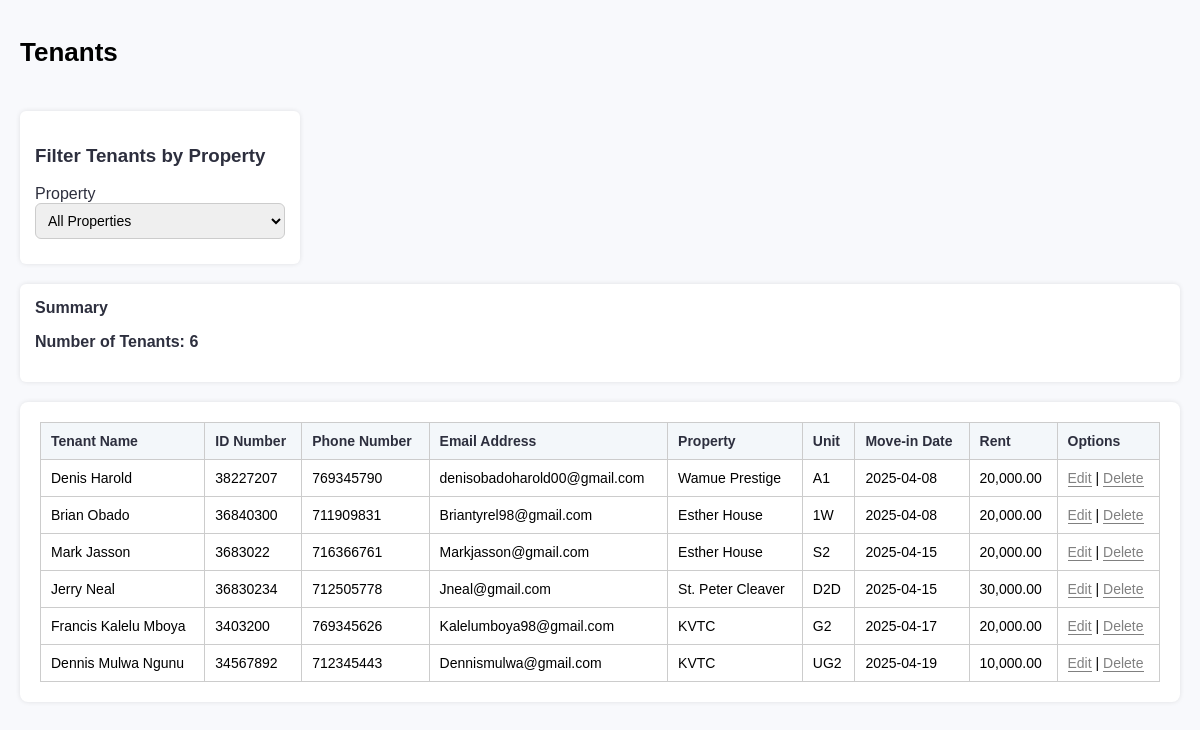
/Admin/Tenants.php (signed in), run on the app's committed database.
### tables this page shows
CREATE TABLE `users` (
  `id` int(11) NOT NULL,
  `name` varchar(255) DEFAULT NULL,
  `id_number` varchar(20) DEFAULT NULL,
  `phone` varchar(20) DEFAULT NULL,
  `email` varchar(255) DEFAULT NULL,
  `password` varchar(255) DEFAULT NULL,
  `unit` varchar(100) DEFAULT NULL,
  `property` varchar(100) DEFAULT NULL,
  `move_in_date` date DEFAULT NULL,
  `rent_amount` decimal(10,2) DEFAULT NULL,
  `security_deposit` decimal(10,2) DEFAULT NULL
);

### Admin/Tenants.php (the view, shortened to what this page needs)
<?php
$conn = new mysqli("localhost", "root", "", "demo1");
$filter = $_GET['filter'] ?? 'All';
if ($filter !== 'All') {
    $tenantQuery = "SELECT * FROM users WHERE property = ? AND id != 1 AND id NOT IN (SELECT id FROM caretaker)";
    $stmt = $conn->prepare($tenantQuery);
    $stmt->bind_param("s", $filter);
    $stmt->execute();
    $tenants = $stmt->get_result();
} else {
    $tenantQuery = "SELECT * FROM users WHERE id != 1 AND id NOT IN (SELECT id FROM caretaker)";
    $tenants = $conn->query($tenantQuery);
}
$totalUnits = $conn->query("SELECT COUNT(*) as count FROM users WHERE id NOT IN (SELECT id FROM caretaker)")->fetch_assoc()['count'];
?>
<!DOCTYPE html>
<html lang="en">
<head>
    <link rel="stylesheet" href="styles.css">
</head>
<body>
<div class="container">
    <header>
        <h1>Tenants</h1>
    </header>
<div class="filters">
    <h3>Filter Tenants by Property</h3>
    <form method="get">
        <label for="property">Property</label>
        <select name="filter" onchange="this.form.submit()">
            <option value="All">All Properties</option>
        </select>
    </form>
</div>
    <div class="summary">
        <h2>Summary</h2>
        <p>Number of Tenants: <?= $totalUnits ?></p>
    </div>
    <div class="table-container">
        <table border="1" cellpadding="5" cellspacing="0" width="100%">
            <thead>
                <tr>
                    <th>Tenant Name</th>
                    <th>ID Number</th>
                    <th>Phone Number</th>
                    <th>Email Address</th>
                    <th>Property</th>
                    <th>Unit</th>
                    <th>Move-in Date</th>
                    <th>Rent</th>
                    <th>Options</th>
                </tr>
            </thead>
            <tbody>
                <?php if ($tenants->num_rows > 0): ?>
                    <?php while($row = $tenants->fetch_assoc()):
                        $moveIn = new DateTime($row['move_in_date']);
                        $now = new DateTime();
                        $interval = $moveIn->diff($now);
                        $duration = ($interval->y > 0 ? $interval->y . ' year(s) ' : '') .
                                    ($interval->m > 0 ? $interval->m . ' month(s) ' : '') .
                                    $interval->d . ' day(s)';
                        $tenantId = $row['id'];
                        $securityDeposit = $row['security_deposit'] ?? 0;
                        $rentAmount = $row['rent_amount'] ?? 0;
                        $moveInDate = $row['move_in_date'] ?? null;
                        $property = $row['property'] ?? '';
                        $billingStmt = $conn->prepare("SELECT wifi, water, electricity FROM billing WHERE property = ?");
                        $billingStmt->bind_param("s", $property);
                        $billingStmt->execute();
                        $billingStmt->bind_result($wifiAmount, $waterAmount, $electricityAmount);
                        $wifiAmount = floatval($wifiAmount ?? 0);
                        $waterAmount = floatval($waterAmount ?? 0);
                        $electricityAmount = floatval($electricityAmount ?? 0);
                        $monthlyCharge = $rentAmount + $wifiAmount + $waterAmount + $electricityAmount;
                        $moveIn = $moveInDate ? new DateTime($moveInDate) : null;
                        $now = new DateTime();
                        $months = $moveIn ? (($now->format('Y') - $moveIn->format('Y')) * 12 + ($now->format('n') - $moveIn->format('n')) + 1) : 0;
                        $required = $months * $monthlyCharge;
                        if ($months >= 1) {
                            $required += $rentAmount;
                        }
                        $transactionStmt = $conn->prepare("SELECT SUM(amount) FROM transactions WHERE tenant_id = ?");
                        $transactionStmt->bind_param("i", $tenantId);
                        $transactionStmt->execute();
                        $transactionStmt->bind_result($totalPaid);
                        $totalPaid = floatval($totalPaid ?? 0);
                        $overpayment = $totalPaid - $required;
                        $amountDue = max(0, $required - $totalPaid);
                    ?>
                        <tr>
                            <td>
                                <button
                                    class="tenant-name-btn"
                                    onclick='showTenantInfo(<?= json_encode([
                                        "name" => $row["name"],
                                        "id_number" => $row["id_number"],
                                        "phone" => $row["phone"],
                                        "email" => $row["email"],
                                        "property" => $row["property"],
                                        "unit" => $row["unit"],
                                        "move_in_date" => $row["move_in_date"],
                                        "duration" => $duration,
                                        "monthly_charge" => $monthlyCharge,
                                        "total_required" => $required,
                                        "total_paid" => $totalPaid,
                                        "overpayment" => $overpayment,
                                        "amount_due" => $amountDue,
                                        "security_deposit" => $securityDeposit,
                                    ]) ?>)'
                                    title="Show Detailed Tenant Information"
                                ><?= htmlspecialchars($row['name']) ?></button>
                            </td>
                            <td><?= htmlspecialchars($row['id_number']) ?></td>
                            <td><?= htmlspecialchars($row['phone']) ?></td>
                            <td><?= htmlspecialchars($row['email']) ?></td>
                            <td><?= htmlspecialchars($row['property']) ?></td>
                            <td><?= htmlspecialchars($row['unit']) ?></td>
                            <td><?= htmlspecialchars($row['move_in_date']) ?></td>
                            <td><?= number_format($row['rent_amount'], 2) ?></td>
                            <td>
                                <span class="action-link" onclick="openEditModal(<?= htmlspecialchars(json_encode($row)) ?>)">Edit</span>
                                |
                                <span class="action-link" onclick="deleteTenant(<?= $row['id'] ?>)">Delete</span>
                            </td>
                        </tr>
                    <?php endwhile; ?>
                <?php else: ?>
                    <tr>
                        <td colspan="9">No tenants found.</td>
                    </tr>
                <?php endif; ?>
            </tbody>
        </table>
    </div>
</div>
</body>
</html>

### Admin/styles.css (style rules this page uses)
body { font-family: "Inter", sans-serif; background-color: #f8f9fc; margin: 0; padding: 0; display: flex; }
.filters { background: white; padding: 15px; border-radius: 6px; box-shadow: 0px 0px 5px rgba(0, 0, 0, 0.1); width: 250px; margin-right: 20px; color: #2d2f3e; margin-bottom: 25px; }
.filters select, .filters input { width: 100%; padding: 8px; margin-bottom: 10px; border: 1px solid #ccc; border-radius: 6px; font-size: 14px; }
.container { flex: 1; padding: 20px; }
header { display: flex; align-items: center; justify-content: space-between; padding-bottom: 5px; font-size: 13px; font-weight: 400; }
.summary { background: white; padding: 15px; border-radius: 6px; display: flex; flex-direction: column; align-items: flex-start; font-size: 16px; font-weight: 600; color: #2d2f3e; margin-bottom: 20px; box-shadow: 0px 0px 5px rgba(0, 0, 0, 0.1); margin-top: 25px; }
.summary h2 { margin: 0; font-size: 16px; font-weight: 600; }
.table-container { background: white; padding: 20px; border-radius: 8px; box-shadow: 0px 0px 5px rgba(0, 0, 0, 0.1); }
table { width: 100%; border-collapse: collapse; font-size: 14px; }
th, td { border-bottom: 1px solid #ddd; padding: 12px; text-align: left; }
th { background: #f3f7fa; font-weight: 600; color: #2d2f3e; }
body { font-family: Arial, sans-serif; margin: 0; padding: 0; }
.container { padding: 20px; }
header { display: flex; justify-content: space-between; align-items: center; }
.filters, .summary { margin: 20px 0; }
.table-container table { width: 100%; border-collapse: collapse; }
.table-container th, .table-container td { border: 1px solid #ccc; padding: 10px; text-align: left; }

### Admin/Tenants.php (style rules this page uses)
.container { padding: 20px; }
.filters, .summary { margin-bottom: 20px; }
.table-container { overflow-x: auto; margin-top: 20px; }
.action-link { color: grey; text-decoration: none; border-bottom: 1px solid grey; cursor: pointer; }
.tenant-name-btn { background: none; border: none; color: inherit; font: inherit; font-size: inherit; font-weight: inherit; padding: 0; border-radius: 0; cursor: pointer; transition: color 0.2s; text-decoration: none; box-shadow: none; }

### data on the page
users: name "Denis Harold", id_number "38227207", phone "769345790", email "denisobadoharold00@gmail.com", property "Wamue Prestige", unit "A1", move_in_date "2025-04-08", rent_amount "20,000.00"
users: name "Brian Obado", id_number "36840300", phone "711909831", email "Briantyrel98@gmail.com", property "Esther House", unit "1W", move_in_date "2025-04-08", rent_amount "20,000.00"
users: name "Mark Jasson", id_number "3683022", phone "716366761", email "Markjasson@gmail.com", property "Esther House", unit "S2", move_in_date "2025-04-15", rent_amount "20,000.00"
users: name "Jerry Neal", id_number "36830234", phone "712505778", email "Jneal@gmail.com", property "St. Peter Cleaver", unit "D2D", move_in_date "2025-04-15", rent_amount "30,000.00"
users: name "Francis Kalelu Mboya", id_number "3403200", phone "769345626", email "Kalelumboya98@gmail.com", property "KVTC", unit "G2", move_in_date "2025-04-17", rent_amount "20,000.00"
users: name "Dennis Mulwa Ngunu", id_number "34567892", phone "712345443", email "Dennismulwa@gmail.com", property "KVTC", unit "UG2", move_in_date "2025-04-19", rent_amount "10,000.00"

### other printed values
$totalUnits "6"
